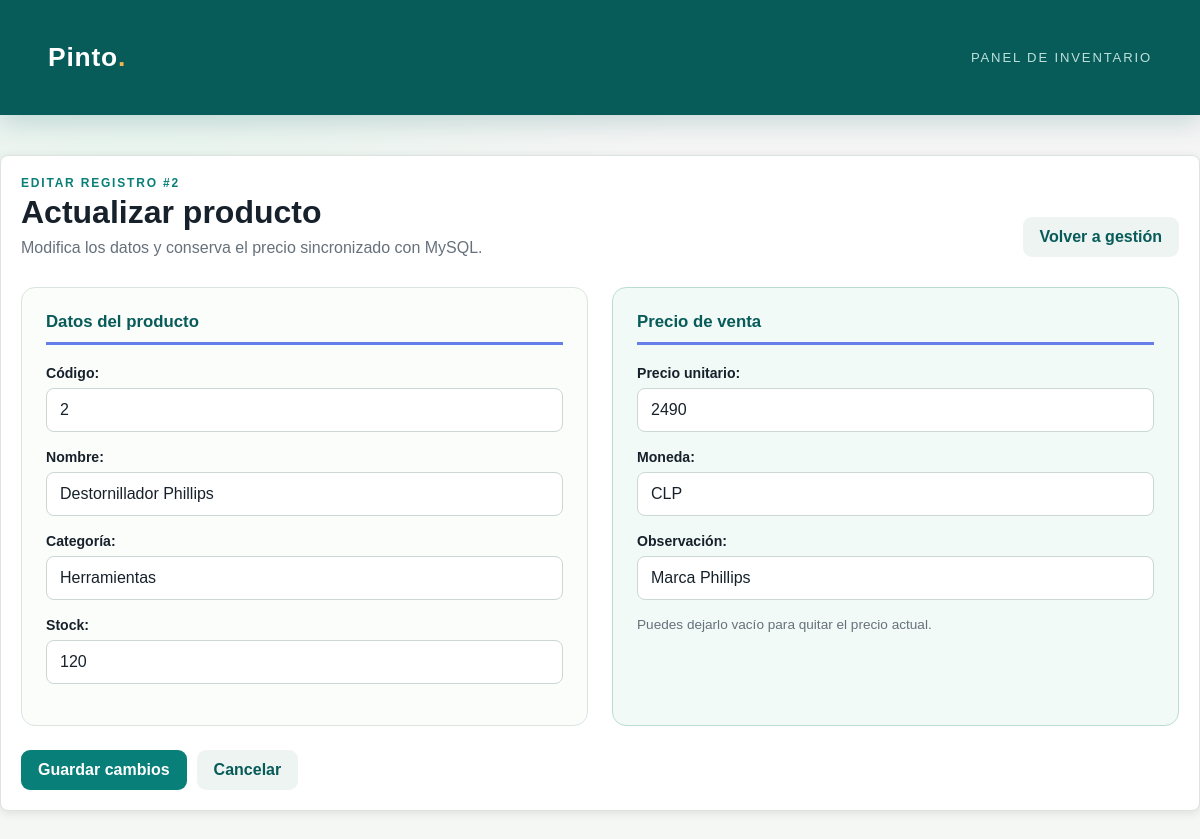
The page /categorias/productos/2/actualizar/ on the database its author committed.
### CategoriasApp/models.py (models this page shows, shortened)
class Volumen(models.Model):
	id = models.PositiveIntegerField(
		primary_key=True,
		validators=[MaxValueValidator(999)],
	)
	nombre = models.CharField(max_length=50)
	categoria = models.CharField(max_length=50)
	stock = models.PositiveIntegerField(validators=[MaxValueValidator(999)])
	class Meta:
		ordering = ['id']
		verbose_name = 'Volumen'
		verbose_name_plural = 'Volúmenes'

class Precios(models.Model):
	volumen = models.OneToOneField(
		Volumen,
		on_delete=models.CASCADE,
		related_name='precio',
	)
	precio = models.DecimalField(max_digits=10, decimal_places=0)
	moneda = models.CharField(max_length=10, default='CLP')
	observacion = models.CharField(max_length=100, blank=True)
	class Meta:
		ordering = ['volumen__id']
		verbose_name = 'Precio'
		verbose_name_plural = 'Precios'

### CategoriasApp/views.py (the view, shortened to what this page needs)
# urls.py: path('productos/<int:producto_id>/actualizar/', views.actualizar, name='actualizar'),
def actualizar(request, producto_id) -> HttpResponse:
    producto = get_object_or_404(Volumen, pk=producto_id)
    formulario = VolumenForm(request.POST or None, instance=producto)
    formulario_precio = PreciosForm(request.POST or None, instance=getattr(producto, 'precio', None))
    return render(request, 'actualizar.html', {'formulario': formulario, 'formulario_precio': formulario_precio, 'producto': producto})

### CategoriasApp/forms.py
class VolumenForm(forms.ModelForm):
    class Meta:
        model = Volumen
        fields = ('id', 'nombre', 'categoria', 'stock')
        labels = {
            'id': 'Código',
            'nombre': 'Nombre',
            'categoria': 'Categoría',
            'stock': 'Stock',
        }

class PreciosForm(forms.ModelForm):
    precio = forms.DecimalField(
        required=False,
        min_value=0,
        decimal_places=0,
        max_digits=10,
        label='Precio unitario',
        widget=forms.NumberInput(attrs={'min': '0', 'step': '1', 'placeholder': 'Ej. 12990'}),
    )
    class Meta:
        model = Precios
        fields = ('precio', 'moneda', 'observacion')
        labels = {
            'precio': 'Precio unitario',
            'moneda': 'Moneda',
            'observacion': 'Observación',
        }
        widgets = {
            'moneda': forms.TextInput(attrs={'placeholder': 'CLP'}),
            'observacion': forms.TextInput(attrs={'placeholder': 'Opcional'}),
        }

### static/templates/actualizar.html (shortened to what this page needs)
{% load static %}
<!DOCTYPE html>
<html lang="es">
<head>
    <link rel="stylesheet" href="{% static 'css/site.css' %}">
</head>
<body>
<header class="site-header"><div class="header-inner"><a class="brand" href="{% url 'categorias:volumen' %}">Pinto<span>.</span></a><span class="header-tag">Panel de inventario</span></div></header>
<main class="container">
    <div class="page-heading"><div><p class="eyebrow">Editar registro #{{ producto.id }}</p><h1>Actualizar producto</h1><p class="muted">Modifica los datos y conserva el precio sincronizado con MySQL.</p></div><a class="button button-ghost" href="{% url 'categorias:acceso' %}">Volver a gestión</a></div>
    <form method="post">
        <div class="form-grid"><section class="form-section"><h2>Datos del producto</h2>{{ formulario.as_p }}</section><section class="form-section price-section"><h2>Precio de venta</h2>{{ formulario_precio.as_p }}<p class="field-help">Puedes dejarlo vacío para quitar el precio actual.</p></section></div>
        <div class="form-actions"><button class="button button-primary" type="submit">Guardar cambios</button><a class="button button-ghost" href="{% url 'categorias:acceso' %}">Cancelar</a></div>
    </form>
</main>
</body>
</html>

### static/css/site.css (style rules this page uses)
body { font-family: Arial, sans-serif; background-color: #f5f5f5; color: #333; animation: page-enter 0.55s ease-out both; }
header { background-color: #1e3c72; color: white; padding: 20px; text-align: center; box-shadow: 0 2px 5px rgba(0,0,0,0.1); animation: header-enter 0.65s ease-out both; }
.container { max-width: 1000px; margin: 40px auto; padding: 20px; background-color: white; border-radius: 8px; box-shadow: 0 2px 10px rgba(0,0,0,0.1); animation: content-enter 0.65s 0.08s ease-out both; }
:root { --ink: #17212b; --muted: #66717c; --paper: #f5f7f4; --surface: #ffffff; --line: #dce4df; --teal: #087f78; --teal-dark: #075b59; --amber: #f2b84b; --danger: #b94a48; --shadow: 0 18px 45px rgba(27, 55, 55, .10); }
html { background: var(--paper); }
body { min-height: 100vh; font-family: "Segoe UI", Tahoma, sans-serif; background: radial-gradient(circle at 12% 0%, #e6f4ed 0, transparent 34rem), var(--paper); color: var(--ink); }
.site-header, header { background: var(--teal-dark); color: #fff; box-shadow: 0 8px 24px rgba(7, 91, 89, .18); }
.header-inner { max-width: 1180px; margin: auto; padding: 22px 28px; display: flex; align-items: center; justify-content: space-between; }
.brand { color: #fff; font-size: 1.65rem; font-weight: 800; letter-spacing: .03em; text-decoration: none; }
.brand span { color: var(--amber); }
.header-tag { color: #bde1da; font-size: .82rem; text-transform: uppercase; letter-spacing: .14em; }
.container { max-width: 1180px; margin: 34px auto; padding: 34px; background: rgba(255,255,255,.92); border: 1px solid var(--line); border-radius: 18px; box-shadow: var(--shadow); }
.page-heading { display: flex; align-items: end; justify-content: space-between; gap: 20px; margin-bottom: 30px; }
.page-heading h1 { margin: 4px 0 8px; color: var(--ink); }
.eyebrow { margin: 0; color: var(--teal); font-size: .75rem; font-weight: 800; letter-spacing: .15em; text-transform: uppercase; }
.muted, .field-help { color: var(--muted); }
.button, button { display: inline-flex; align-items: center; justify-content: center; border: 0; border-radius: 9px; cursor: pointer; font: inherit; font-weight: 700; padding: 11px 17px; text-decoration: none; transition: transform .2s, box-shadow .2s, background .2s; }
.button-primary, button { background: var(--teal); color: #fff; }
.button-ghost { background: #edf4f1; color: var(--teal-dark); }
.form-grid { display: grid; grid-template-columns: repeat(2, minmax(0, 1fr)); gap: 24px; }
.form-section { padding: 24px; border: 1px solid var(--line); border-radius: 14px; background: #fbfdfb; }
.price-section { background: #f1faf6; border-color: #b9ded0; }
.form-section h2 { margin: 0 0 20px; color: var(--teal-dark); font-size: 1.05rem; }
form p { display: grid; gap: 7px; margin: 0 0 17px; }
form label { color: var(--ink); font-size: .88rem; font-weight: 700; }
form input { width: 100%; padding: 12px 13px; border: 1px solid #cbd8d2; border-radius: 8px; background: #fff; color: var(--ink); font: inherit; }
.form-actions { display: flex; gap: 10px; margin-top: 24px; }
.field-help { font-size: .85rem; }
* { margin: 0; padding: 0; box-sizing: border-box; }
body { font-family: Arial, sans-serif; background-color: #f5f5f5; color: #333; }
header { background-color: #1e3c72; color: white; padding: 20px; text-align: center; box-shadow: 0 2px 5px rgba(0,0,0,0.1); }
.container { max-width: 1000px; margin: 40px auto; padding: 20px; background-color: white; border-radius: 8px; box-shadow: 0 2px 10px rgba(0,0,0,0.1); }
.container { max-width: 1200px; margin: 40px auto; padding: 20px; background-color: white; border-radius: 8px; box-shadow: 0 2px 10px rgba(0,0,0,0.1); }
h2 { color: #1e3c72; border-bottom: 3px solid #667eea; padding-bottom: 10px; margin-bottom: 20px; margin-top: 30px; }

### rows shown on the page
Volumen: id "2", nombre "Destornillador Phillips", categoria "Herramientas", stock "120"
Precios: precio "2490", moneda "CLP", observacion "Marca Phillips"
